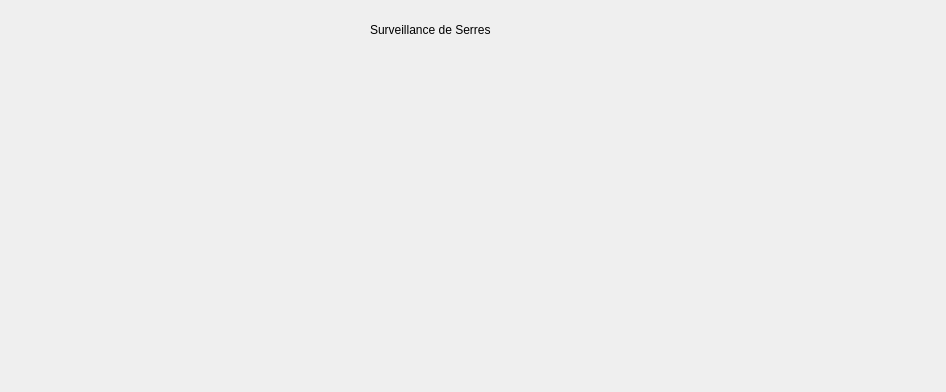
<?xml version="1.0" encoding="UTF-8"?>
<ui version="4.0">
 <class>VuePrincipale</class>
 <widget class="QWidget" name="VuePrincipale">
  <property name="geometry">
   <rect>
    <x>0</x>
    <y>0</y>
    <width>946</width>
    <height>392</height>
   </rect>
  </property>
  <property name="windowTitle">
   <string>VuePrincipale</string>
  </property>
  <widget class="QWidget" name="horizontalLayoutWidget">
   <property name="geometry">
    <rect>
     <x>10</x>
     <y>50</y>
     <width>301</width>
     <height>111</height>
    </rect>
   </property>
   <layout class="QHBoxLayout" name="meteo"/>
  </widget>
  <widget class="QWidget" name="horizontalLayoutWidget_2">
   <property name="geometry">
    <rect>
     <x>10</x>
     <y>180</y>
     <width>921</width>
     <height>201</height>
    </rect>
   </property>
   <layout class="QHBoxLayout" name="serre"/>
  </widget>
  <widget class="QLabel" name="label">
   <property name="geometry">
    <rect>
     <x>370</x>
     <y>20</y>
     <width>271</width>
     <height>20</height>
    </rect>
   </property>
   <property name="text">
    <string>Surveillance de Serres</string>
   </property>
  </widget>
 </widget>
 <resources/>
 <connections/>
</ui>
